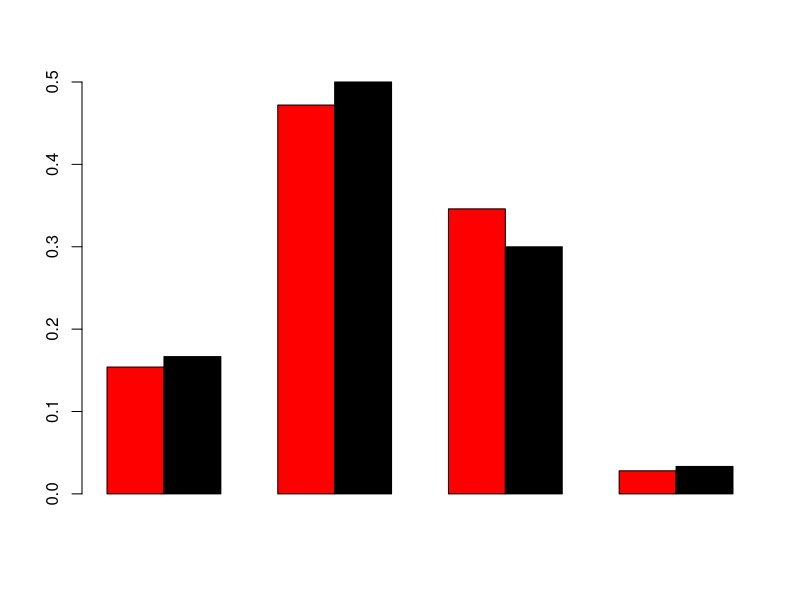

The R script that drew this image:
# Exercice 1
  # 1- On peche simultanement 3 poissons parmi 10, les possibilites sont :
  combn(10, 3)
# 2- calcul de probabilite
  # K  = 4 poissons marques parmi les 10, 
  # P(k = 2) = (Combinaison(4,2) * combinaison(6,1)) / combinaison(10,3)
  Proba=(choose(4,2)*choose(6,1))/choose(10,3) 
# 3- Simulation
  M=500; N=10; K=4; k=3
  Simul=rhyper(M, K, N-K, k)
  # Effectifs observes
  Effec=table(Simul)
  # Frequence theorique
  Freq.Theo=dhyper(0:3,K,N-K, k)
  # Frequence Observe
  Freq.Obs=Effec/M
# 4- Graphique
  Matrice=matrix(c(Freq.Obs, Freq.Theo), nrow=2, byrow=TRUE)
  barplot(
    Matrice, beside=TRUE, col=c('red','black')
  )
# 5- Comparaison des moyennes 
  Moy.Theo=sum(Freq.Theo*(0:3))
  Moy.Obs=mean(Simul)
  ecart = Moy.Theo-Moy.Obs
  
